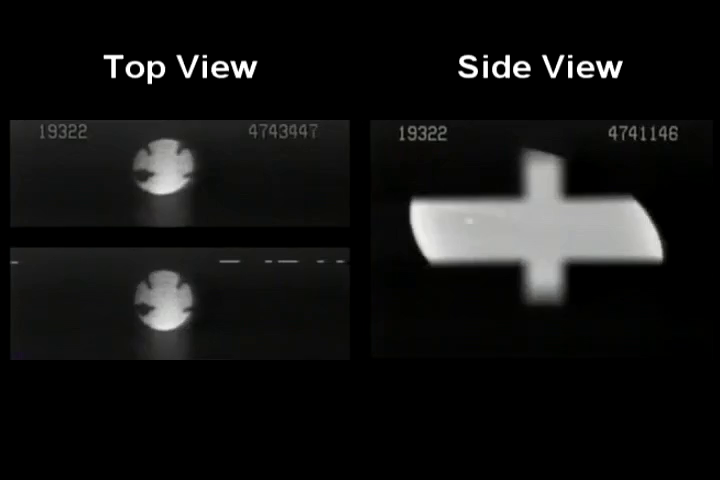
#> input picture scene00001.png, 720 x 480 px
$ python processImage.py
#> lines starting #> are read from the running program, lines starting #| are printed output that depends on the picture; after the words box and inside, x2 and y2 are one past the last pixel; in counts of white or black regions, pixels touching at a corner belong together; long printed decimals are rounded
import numpy as np
import cv2


# img = cv2.imread("frames(20633-20650)/scene00001.png", 0)
img = cv2.imread("scene00001.png", 0)
#> img: shape (480, 720); min 0, max 255, mean 19.2
height, width = img.shape[0:2]
#> height = 480; width = 720

thresh = 75

#adaptiveThresh = cv2.adaptiveThreshold(img, 255, cv2.ADAPTIVE_THRESH_GAUSSIAN_C, cv2.THRESH_BINARY, 215, 1)
ret, thresh = cv2.threshold(img, thresh, 255, cv2.THRESH_BINARY)
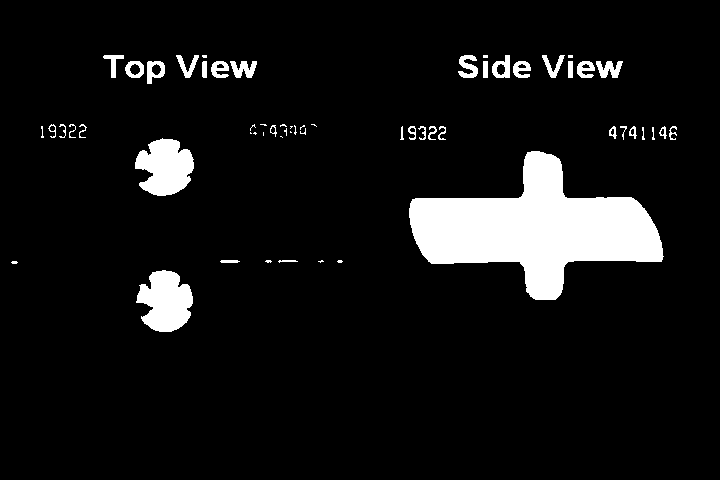
#> thresh: shape (480, 720); 7.9% white; 59 white regions (22 under 20 px), largest, box (x1, y1, x2, y2) and area: (409, 151, 664, 300) 18570, (136, 270, 193, 332) 2473, (135, 138, 194, 196) 2404
#> ret = 75


# erode away bad parts of the image
kernel = np.ones((7,7), 'uint8')
imgEroded = cv2.erode(thresh, kernel, iterations=1)
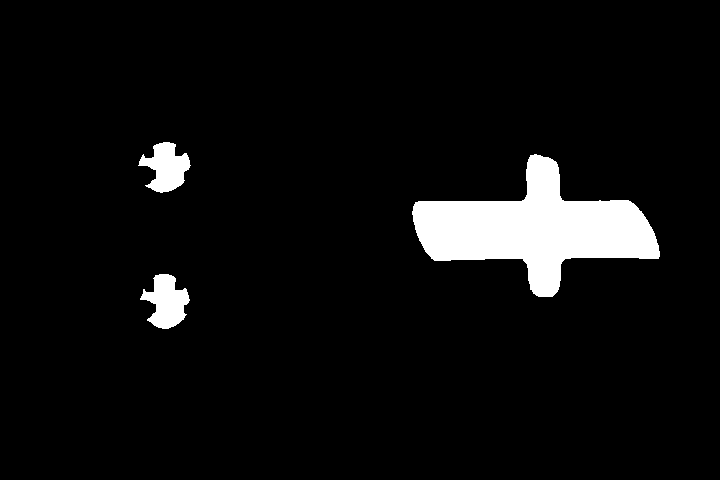
#> imgEroded: shape (480, 720); 5.6% white; 3 white regions
# Take a look at Opening and Closing functions istead of erode

# contours
# Look at Canny edge detection
contours, hierarchy = cv2.findContours(imgEroded, cv2.RETR_TREE, cv2.CHAIN_APPROX_SIMPLE)
#> contours = 3 contours; box (x1, y1, x2, y2) and area: (412, 154, 660, 297) 15808, (140, 274, 190, 329) 1549, (138, 142, 191, 193) 1469

imgContours = img.copy()
index = -1
thickness = 3
color = (255, 0, 255)

# area, perimeter, etc
objects = np.zeros([img.shape[0], img.shape[1], 3], 'uint8')
for c in contours:
	cv2.drawContours(objects, [c], -1, color, -1)

	area = cv2.contourArea(c)
	perimeter = cv2.arcLength(c, True)

	M = cv2.moments(c)
	cx = int(M['m10']/M['m00'])
	cy = int(M['m01']/M['m00'])
	cv2.circle(objects,(cx,cy), 4, (0,0,255), -1)

	print("Area: {}, perimeter, {}".format(area, perimeter))
#> this loop made 3 passes
#> (area, perimeter, cx, cy) on passes 1 to 3: (1549, 208.9, 166, 301), (15807.5, 723.8, 534, 228), (1469, 210.9, 166, 167)
#| Area: 1549.0, perimeter, 208.853
#| Area: 15807.5, perimeter, 723.806
#| Area: 1469.0, perimeter, 210.853
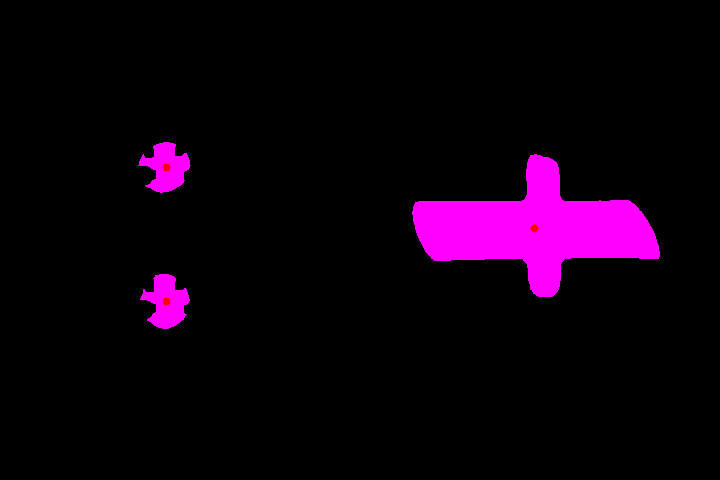
#> objects: shape (480, 720, 3); mean of channels 0, 1, 2 14.2, 0, 14.3; drawn as B, G, R

#cv2.drawContours(imgContours, contours, index, color, thickness)


cv2.imwrite("segmentedimage.png", imgEroded)
cv2.imwrite("contourimage.png", objects)


# [13 lines of commented-out code are left out]
